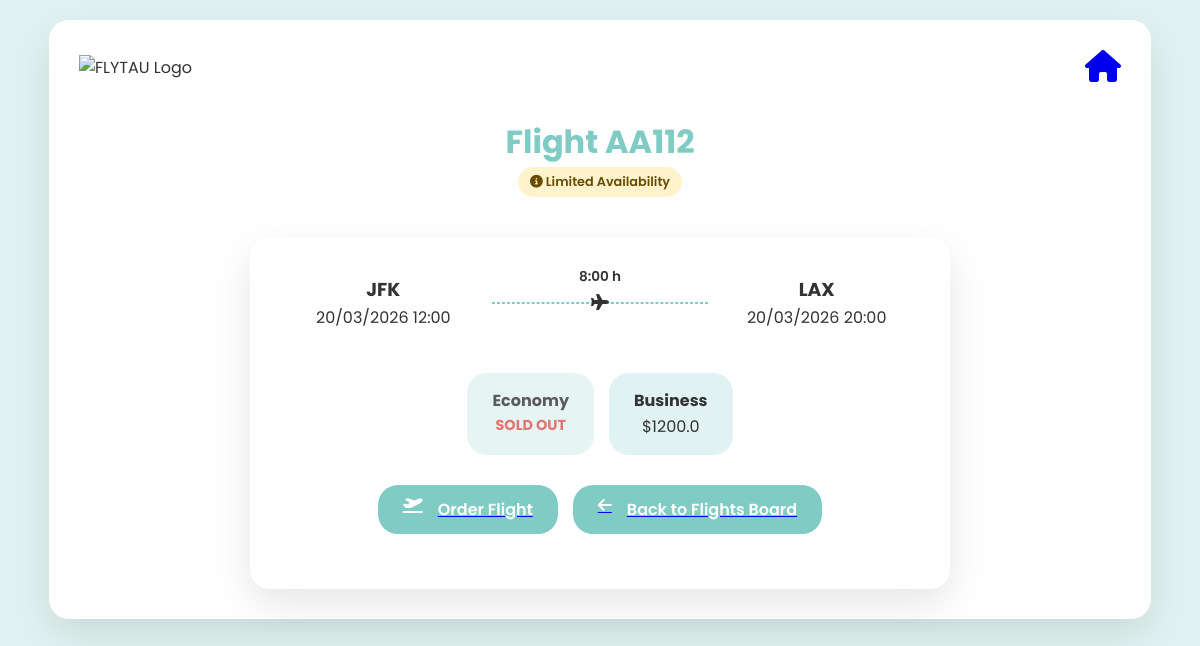
The app's page /flight/AA112 with its own data.
### tables this page shows
CREATE TABLE Flights (
    Flight_ID VARCHAR(10),
    Class_TypeFK VARCHAR(20),
    Airplane_IDFK VARCHAR(20),
    Origin_AirportFK VARCHAR(50),
    Destination_AirportFK VARCHAR(50),
    Departure_Time DATETIME,
    Arrival_time DATETIME,
    Economy_price FLOAT,
    Business_price FLOAT,
    Status VARCHAR(20),
    PRIMARY KEY (Flight_ID, Class_TypeFK),
    FOREIGN KEY (Airplane_IDFK, Class_TypeFK) REFERENCES Airplanes(Airplane_ID, Class_Type),
    FOREIGN KEY (Origin_AirportFK, Destination_AirportFK) REFERENCES Routes(Origin_Airport, Destination_Airport)
);

### main.py (the view)
@app.route('/flight/<flight_id>')
def flight_details(flight_id):
    flight = Flight.get_by_id(flight_id)
    if not flight:
        return "Flight not found", 404
    return render_template(
        'flight_details.html',
        flight=flight,
        role=SessionService.get_user_role(session),
        username=SessionService.get_username(session)
    )

### utilise.py (called while the page is built, shortened)
    @staticmethod
    def get_db():
        db_path = "/home/amitaloni890/FlyTAU/flytau.db"
        mydb = sqlite3.connect(db_path, check_same_thread=False)
        mydb.row_factory = sqlite3.Row
        mydb.isolation_level = None
        return mydb

    @staticmethod
    @contextmanager
    def db_cur():
        db = DBService.get_db()
        cursor = db.cursor()
        try:
            yield cursor
        finally:
            cursor.close()
            db.close()

    @staticmethod
    def run(query, params=None, fetchone=False, fetchall=False):
        with DBService.db_cur() as cursor:
            cursor.execute(query, params or [])
            if fetchone:
                return cursor.fetchone()
            if fetchall:
                return cursor.fetchall()
            return None

    @staticmethod
    def get_user_role(session):
        if 'Manager_ID' in session:
            return 'admin'
        elif 'User_email' in session:
            return 'user'
        elif session.get('guest', False):
            return 'guest'
        return None

    @staticmethod
    def get_username(session):
        role = SessionService.get_user_role(session)
        if role == 'admin':
            return session.get('Manager_Name', '')
        if role == 'user':
            return session.get('Username', '')
        if role == 'guest':
            return 'Guest'
        return ''

    @property
    def formatted_duration(self):
        total_mins = int(self.duration)
        hours = total_mins // 60
        minutes = total_mins % 60
        return f"{hours}:{minutes:02d}"

    @staticmethod
    def get_display_status(db_status, arrival_time):
        if not arrival_time:
            return db_status
        now = datetime.now()
        if db_status == 'Canceled':
            return 'Canceled'
        if db_status == 'Active' and arrival_time <= now:
            return 'Completed'
        return db_status

### templates/flight_details.html (shortened to what this page needs)
<!DOCTYPE html>
<html lang="en">
<head>
    <link rel="stylesheet" href="{{ url_for('static', filename='styles.css') }}">
    <link rel="stylesheet" href="https://cdnjs.cloudflare.com/ajax/libs/font-awesome/6.5.0/css/all.min.css">
</head>
<body>
<div class="page-wrapper">
    <header class="header">
        <img src="https://i.postimg.cc/pd384dgh/logo.png" alt="FLYTAU Logo" class="logo">
        <a href="/" class="home-icon">
            <span class="fa-solid fa-house fa-2x"></span>
        </a>
    </header>
    <section class="hero">
        <h2>Flight {{ flight.flight_id }}</h2>
        {% if role == 'admin' %}
            {% set admin_display = flight.display_status %}
            {% if flight.display_status not in ['Canceled', 'Completed'] %}
                {% if flight.eco_status == 'Fully Booked' and flight.bus_status == 'Active' %}
                    {% set admin_display = "Economy: Full | Business: Active" %}
                {% elif flight.eco_status == 'Active' and flight.bus_status == 'Fully Booked' %}
                    {% set admin_display = "Economy: Active | Business: Full" %}
                {% endif %}
            {% endif %}
            {% set badge_class = 'fully-booked' if 'Full' in admin_display else flight.display_status|lower %}
            <span class="status-badge {{ badge_class }}">
                {{ admin_display }}
            </span>
        {% else %}
            {% set eco_full = (flight.eco_status == 'Fully Booked') %}
            {% set bus_full = (flight.price_business and flight.bus_status == 'Fully Booked') %}
            {% if eco_full or bus_full %}
                <span class="status-badge partially-full">
                    <i class="fa-solid fa-circle-info"></i> Limited Availability
                </span>
            {% else %}
                <span class="status-badge active">
                    {{ flight.display_status }}
                </span>
            {% endif %}
        {% endif %}
    </section>
    <div class="search-form flight-details-card">
        <div class="flight-route">
            <div class="flight-location">
                <h3>{{ flight.origin }}</h3>
                <p>{{ flight.departure_time.strftime('%d/%m/%Y %H:%M') }}</p>
            </div>
            <div class="flight-line">
                <hr class="flight-hr">
                <span class="plane-icon">
                    <i class="fa-solid fa-plane"></i>
                    <span class="flight-duration">
                        {{ flight.formatted_duration }} h
                    </span>
                </span>
            </div>
            <div class="flight-location">
                <h3>{{ flight.destination }}</h3>
                <p>{{ flight.arrival_time.strftime('%d/%m/%Y %H:%M') }}</p>
            </div>
        </div>
        <div class="flight-prices">
            <div class="price-box {% if flight.eco_status == 'Fully Booked' and role != 'admin' %}price-sold-out{% endif %}">
                <h4>Economy</h4>
                {% if flight.eco_status == 'Fully Booked' %}
                    {% if role == 'admin' %}
                        <p>${{ flight.price_regular }}</p>
                        <p class="text-error">SOLD OUT</p>
                    {% else %}
                        <p>SOLD OUT</p>
                    {% endif %}
                {% else %}
                    <p>${{ flight.price_regular }}</p>
                {% endif %}
            </div>
            {% if flight.price_business %}
            <div class="price-box {% if flight.bus_status == 'Fully Booked' and role != 'admin' %}price-sold-out{% endif %}">
                <h4>Business</h4>
                {% if flight.bus_status == 'Fully Booked' %}
                    {% if role == 'admin' %}
                        <p>${{ flight.price_business }}</p>
                        <p class="text-error">SOLD OUT</p>
                    {% else %}
                        <p>SOLD OUT</p>
                    {% endif %}
                {% else %}
                    <p>${{ flight.price_business }}</p>
                {% endif %}
            </div>
            {% endif %}
        </div>
        <div class="flight-buttons">
            {% if role != 'admin' %}
                <a href="/order_flight/{{ flight.flight_id }}">
                    <button class="search-form">
                        <span class="fa-solid fa-plane-departure"></span> Order Flight
                    </button>
                </a>
            {% endif %}
            <a href="/">
                <button class="search-form">
                    <span class="fa-solid fa-arrow-left"></span> Back to Flights Board
                </button>
            </a>
        </div>
    </div>
</div>
</body>
</html>

### static/styles.css (style rules this page uses)
:root { --white: #fff; --dark: #333; --primary: #e0f2f1; --secondary: #b2dfdb; --accent: #80cbc4; --light: #f1f8f7; --border-radius: 20px; --transition: 0.3s; --box-shadow: 0 15px 40px rgba(0,0,0,0.1); --status-active-bg: #d1e7dd; --status-active-color: #0f5132; --status-completed-bg: #e2e3e5; --status-completed-color: #41464b; --status-full-bg: #fff3cd; --status-full-color: #664d03; --status-canceled-bg: #f8d7da; --status-canceled-color: #842029; }
* { margin: 0; padding: 0; box-sizing: border-box; font-family: 'Poppins', sans-serif; }
body { background-color: var(--primary); color: var(--dark); line-height: 1.6; display: flex; justify-content: center; padding: 20px; }
.page-wrapper { width: 95%; position: relative; margin: 0 auto; max-width: 1200px; background: var(--white); border-radius: var(--border-radius); box-shadow: var(--box-shadow); padding: 30px; }
.header { display: flex; justify-content: space-between; align-items: center; margin-bottom: 30px; }
.header .logo { max-width: 120px; }
.hero { text-align: center; margin-bottom: 40px; }
.hero h2 { font-size: 2rem; color: var(--accent); }
.search-form { display: flex; flex-wrap: wrap; gap: 15px; margin-bottom: 30px; justify-content: center; }
.search-form button { padding: 12px 25px; font-size: 1rem; border-radius: var(--border-radius); border: none; background-color: var(--accent); color: var(--white); font-weight: 600; cursor: pointer; transition: var(--transition); }
.status-badge { padding: 5px 12px; border-radius: 20px; font-size: 0.8rem; font-weight: 600; display: inline-block; }
.status-badge.partially-full { background-color: var(--status-full-bg); color: var(--status-full-color); }
.flight-details-card { flex-direction: column; gap: 30px; max-width: 700px; margin: 0 auto; padding: 25px; border-radius: var(--border-radius); box-shadow: var(--box-shadow); background-color: var(--white); }
.flight-route { display: flex; align-items: center; justify-content: space-between; position: relative; }
.flight-location { text-align: center; flex: 1; }
.flight-line { flex: 1; display: flex; align-items: center; justify-content: center; position: relative; }
.flight-hr { width: 100%; border: 1px dashed var(--accent); position: absolute; top: 50%; left: 0; transform: translateY(-50%); z-index: 1; }
.plane-icon { position: relative; z-index: 2; }
.flight-duration { position: absolute; bottom: 100%; left: 50%; transform: translateX(-50%) translateY(-2px); font-size: 0.85rem; font-weight: 600; white-space: nowrap; }
.flight-prices { display: flex; gap: 15px; justify-content: center; }
.price-box { background-color: var(--primary); padding: 15px 25px; border-radius: var(--border-radius); text-align: center; }
.price-sold-out { opacity: 0.8; }
.price-sold-out p { color: #d9534f; font-weight: bold; text-transform: uppercase; font-size: 0.9rem; }
.flight-buttons { display: flex; gap: 15px; justify-content: center; flex-wrap: wrap; }

### records on screen
Flights: flight_id "AA112", origin "JFK", destination "LAX", price_business "1200.0"

### other values on screen
{{ flight.departure_time.strftime('%d/%m/%Y %H:%M') }} "20/03/2026 12:00"
{{ flight.formatted_duration }} "8:00"
{{ flight.arrival_time.strftime('%d/%m/%Y %H:%M') }} "20/03/2026 20:00"
